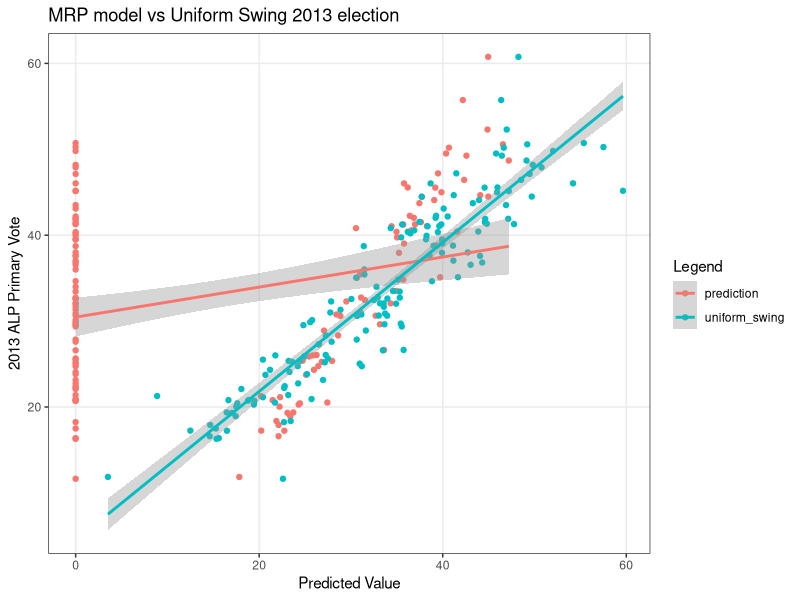
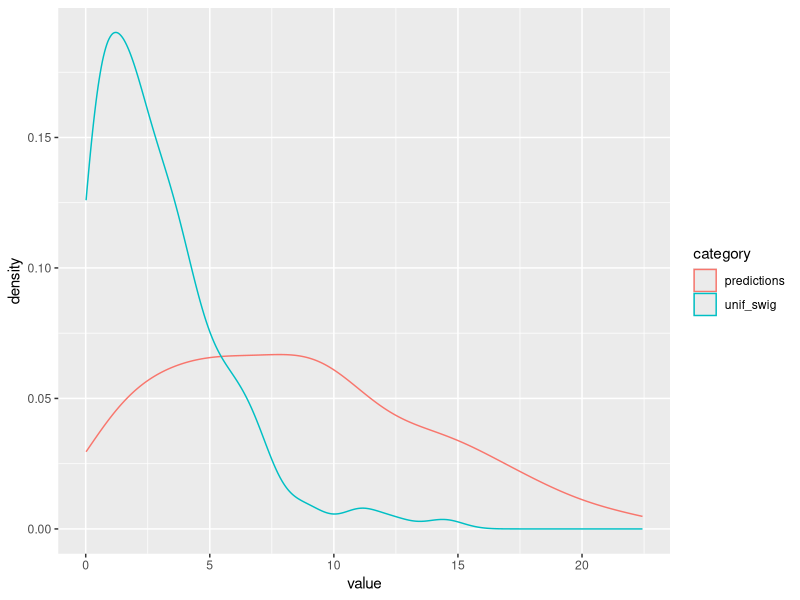

Here is the R script that generated these plots, in order:
## ---- chunk 1
#library(nlme)
#library(lme4)
library(arm)
library(dplyr)
library(readr)
library(ggplot2)
library(tidyr)
## ---- chunk 2
voters <- read.csv('data/voters.csv')
census <- read.csv('data/census_clean.csv')
voters$age_gender <- as.factor(paste0(voters$age_range, "_", voters$gender))
voters$labor <- ifelse(voters$party == 'ALP', 1, 0)

voters$age_gender <- factor(voters$age_gender)
census$age_gender <- factor(census$age_gender)

voters <- tbl_df(voters)
census <- tbl_df(census)

results <- read_csv('data/results_2010_aec.csv') %>%
  left_join(read_csv('data/results_2013_aec.csv'), by = "Division") %>%
  select(electorate = Division, alp2010 = ALP.x, alp2013 = ALP.y)

voters <- voters %>% left_join(results)

census <- census %>% left_join(results) %>% select(-alp2013)
## ---- chunk 3
fit2 <- glmer(labor ~ alp2010 + (1|age_gender) + (1|state) + (1|electorate),
              data = voters, family = binomial(link = "logit"))

cellpred <- invlogit(fixef(fit2)["(Intercept)"] +
                     ranef(fit2)$electorate[census$electorate,] +
                     ranef(fit2)$age_gender[census$age_gender,] +
                     ranef(fit2)$state[census$state,] +
                     (fixef(fit2)["alp2010"] * census$alp2010))

# set NA random effects to 0
cellpred[is.na(cellpred)] <- 0
## ---- chunk 4
weighted_cell_pred <- cellpred * census$prop

electorate_preds <- data.frame(electorate = census$electorate,
                               weighted_ALP = weighted_cell_pred) %>%
  group_by(electorate) %>%
  summarise(weighted_alp = sum(weighted_ALP)) %>%
  arrange(desc(weighted_alp))
## ---- chunk 5

eps <- electorate_preds %>%
  left_join(results) %>%
  mutate(weighted_alp = weighted_alp * 100, uniform_swing = alp2010 - 4.61) %>%
  select(electorate, prediction = weighted_alp, uniform_swing, alp2013) %>%
  gather(category, value, -electorate, -alp2013)
ggplot(eps, aes(value, alp2013, colour = category)) + geom_point() + geom_smooth(method = "lm") +
  theme_bw() +
  labs(y = '2013 ALP Primary Vote', x = 'Predicted Value', colour = 'Legend',
       title = 'MRP model vs Uniform Swing 2013 election') +
  theme(panel.grid.minor = element_blank())

## ---- chunk 6
errors <- eps %>%
  spread(category, value) %>%
  mutate(prediction_error = abs(alp2013 - prediction), us_error = abs(alp2013 - uniform_swing))

errors %>% summarise(mean(prediction_error), mean(us_error))
## ---- chunk 7
lm_fit1 <- eps %>% filter(category == 'prediction') %>% lm(alp2013 ~ value, data = .)
lm_fit2 <- eps %>% filter(category == 'uniform_swing') %>% lm(alp2013 ~ value, data = .)



df <- data.frame(predictions = sqrt(residuals(lm_fit1) ^ 2),
                 unif_swig = sqrt(residuals(lm_fit2) ^ 2)) %>%
  gather(category, value)


ggplot(df, aes(value, colour = category)) + geom_density()
